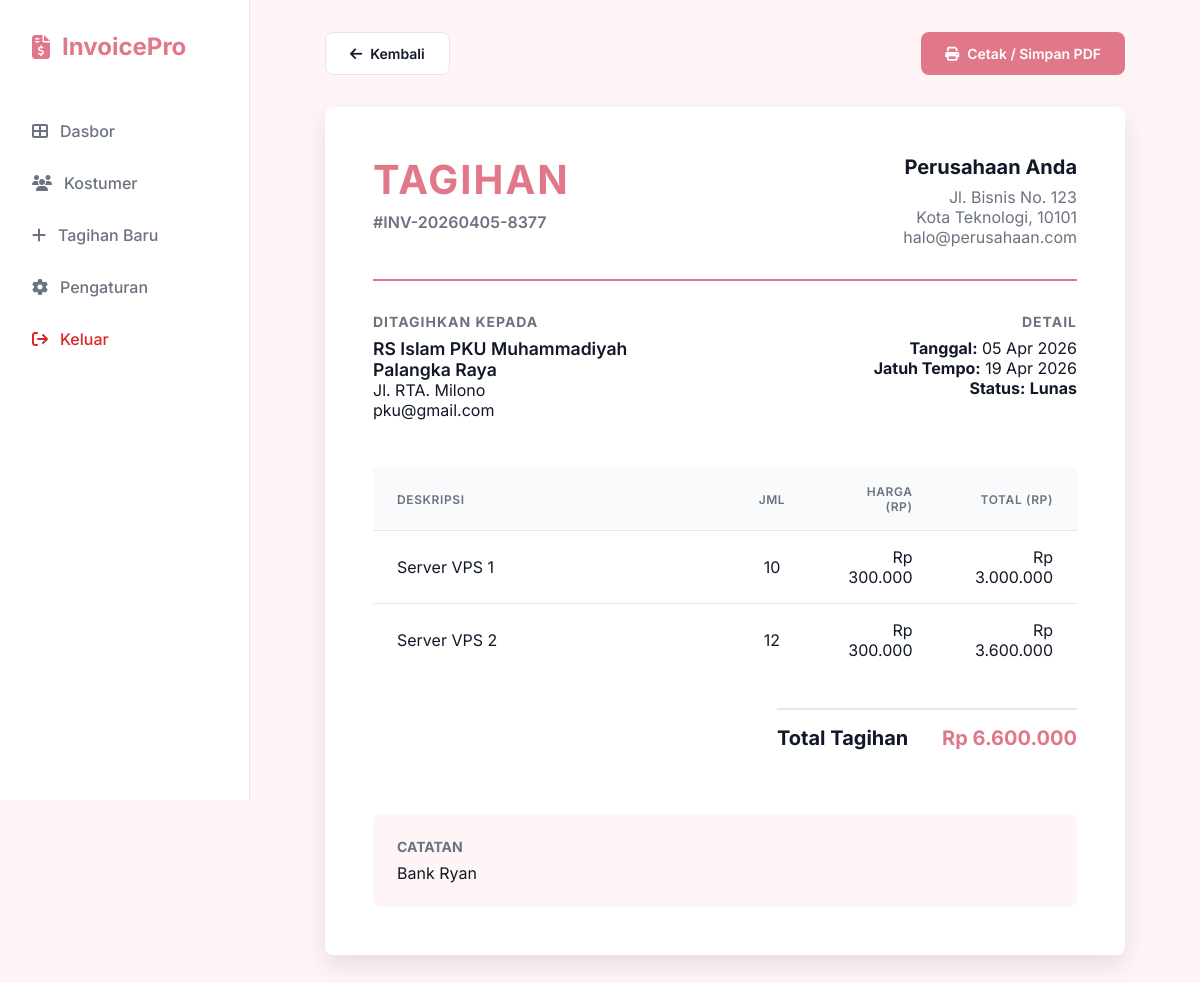
/view.php?id=f3932d1b4d3e79f612e83e2d249f9560 (signed in), run on the app's committed database.
### tables this page shows
CREATE TABLE `invoices` (
  `id` int(11) NOT NULL,
  `hash_id` varchar(32) DEFAULT NULL,
  `user_id` int(11) DEFAULT NULL,
  `invoice_number` varchar(50) NOT NULL,
  `client_name` varchar(100) NOT NULL,
  `client_email` varchar(100) DEFAULT NULL,
  `client_address` text DEFAULT NULL,
  `issue_date` date DEFAULT NULL,
  `due_date` date DEFAULT NULL,
  `status` enum('Draft','Terkirim','Lunas','Jatuh Tempo') DEFAULT 'Draft',
  `notes` text DEFAULT NULL,
  `total_amount` decimal(10,2) DEFAULT 0.00,
  `created_at` timestamp NOT NULL DEFAULT current_timestamp()
);

CREATE TABLE `user_settings` (
  `user_id` int(11) NOT NULL,
  `company_name` varchar(255) DEFAULT 'Perusahaan Anda',
  `company_address1` varchar(255) DEFAULT 'Jl. Bisnis No. 123',
  `company_address2` varchar(255) DEFAULT 'Kota Teknologi, 10101',
  `company_email` varchar(100) DEFAULT 'halo@perusahaan.com',
  `theme` varchar(50) DEFAULT 'theme-default'
);

CREATE TABLE `invoice_items` (
  `id` int(11) NOT NULL,
  `invoice_id` int(11) NOT NULL,
  `description` varchar(255) NOT NULL,
  `quantity` int(11) NOT NULL DEFAULT 1,
  `unit_price` decimal(10,2) NOT NULL DEFAULT 0.00,
  `total` decimal(10,2) NOT NULL DEFAULT 0.00
);

### config/auth.php (called while the page is built, shortened)
<?php
global $conn;
if(isset($conn)) {
    $uid = $_SESSION['user_id'];
    $theme_q = $conn->query("SELECT theme FROM user_settings WHERE user_id = $uid");
    if($theme_q && $theme_q->num_rows > 0) {
        $tr = $theme_q->fetch_assoc();
        $global_theme = $tr['theme'];
    }
}
?>

### view.php (the view, shortened to what this page needs)
<?php
require_once 'config/db.php';
require_once 'config/auth.php';
$hash_id = $conn->real_escape_string($_GET['id']);
$user_id = $_SESSION['user_id'];
$sql = "SELECT * FROM invoices WHERE hash_id = '$hash_id' AND user_id = $user_id";
$result = $conn->query($sql);
$invoice = $result->fetch_assoc();
$id = $invoice['id'];
$sql_items = "SELECT * FROM invoice_items WHERE invoice_id = $id";
$items_result = $conn->query($sql_items);
$sql_settings = "SELECT * FROM user_settings WHERE user_id = $user_id";
$settings_result = $conn->query($sql_settings);
$settings = $settings_result->fetch_assoc() ?: [
    'company_name' => 'Your Company LLC',
    'company_address1' => '123 Business Road',
    'company_address2' => 'Tech City, TC 10101',
    'company_email' => 'hello@yourcompany.com'
];
?>
<!DOCTYPE html>
<html lang="en">
<head>
    <link rel="stylesheet" href="assets/css/style.css">
    <link rel="stylesheet" href="https://cdnjs.cloudflare.com/ajax/libs/font-awesome/6.4.0/css/all.min.css">
</head>
<body class="<?= htmlspecialchars($global_theme) ?>">
    <div class="sidebar">
        <div class="logo">
            <i class="fa-solid fa-file-invoice-dollar placeholder-icon"></i>
            <span>InvoicePro</span>
        </div>
        <nav>
            <a href="index.php"><i class="fa-solid fa-table-cells-large"></i> Dasbor</a>
            <a href="customers.php"><i class="fa-solid fa-users"></i> Kostumer</a>
            <a href="create.php"><i class="fa-solid fa-plus"></i> Tagihan Baru</a>
            <a href="settings.php"><i class="fa-solid fa-gear"></i> Pengaturan</a>
            <a href="logout.php" style="margin-top: auto; color: #DC2626;"><i class="fa-solid fa-arrow-right-from-bracket"></i> Keluar</a>
        </nav>
    </div>
    <main class="content">
        <div style="display:flex; justify-content:space-between; max-width:800px; margin: 0 auto 1rem;">
            <a href="index.php" class="btn btn-secondary back-btn"><i class="fa-solid fa-arrow-left"></i> Kembali</a>
            <button onclick="window.print()" class="btn btn-primary print-btn"><i class="fa-solid fa-print"></i> Cetak / Simpan PDF</button>
        </div>
        <div class="invoice-document">
            <div class="invoice-header">
                <div>
                    <h1 class="invoice-title">TAGIHAN</h1>
                    <p style="margin-top: 0.5rem; font-weight: 600; color: #6B7280;">#<?= htmlspecialchars($invoice['invoice_number']) ?></p>
                </div>
                <div class="company-details">
                    <div class="company-name"><?= htmlspecialchars($settings['company_name']) ?></div>
                    <p><?= htmlspecialchars($settings['company_address1']) ?></p>
                    <p><?= htmlspecialchars($settings['company_address2']) ?></p>
                    <p><?= htmlspecialchars($settings['company_email']) ?></p>
                </div>
            </div>
            <div class="billing-grid">
                <div class="billing-box">
                    <h3>Ditagihkan Kepada</h3>
                    <p style="font-weight: 600; font-size: 1.1rem;"><?= htmlspecialchars($invoice['client_name']) ?></p>
                    <p><?= htmlspecialchars($invoice['client_address']) ?></p>
                    <p><?= htmlspecialchars($invoice['client_email']) ?></p>
                </div>
                <div class="billing-box" style="text-align: right;">
                    <h3>Detail</h3>
                    <p><strong>Tanggal:</strong> <?= date('d M Y', strtotime($invoice['issue_date'])) ?></p>
                    <p><strong>Jatuh Tempo:</strong> <?= date('d M Y', strtotime($invoice['due_date'])) ?></p>
                    <p><strong>Status:</strong> <span style="font-weight:bold;"><?= htmlspecialchars($invoice['status']) ?></span></p>
                </div>
            </div>
            <table class="data-table" style="margin-bottom: 2rem;">
                <thead>
                    <tr>
                        <th style="width: 50%;">Deskripsi</th>
                        <th style="width: 15%; text-align: center;">Jml</th>
                        <th style="width: 15%; text-align: right;">Harga (Rp)</th>
                        <th style="width: 20%; text-align: right;">Total (Rp)</th>
                    </tr>
                </thead>
                <tbody>
                    <?php while($item = $items_result->fetch_assoc()): ?>
                    <tr>
                        <td><?= htmlspecialchars($item['description']) ?></td>
                        <td style="text-align: center;"><?= $item['quantity'] ?></td>
                        <td style="text-align: right;">Rp <?= number_format($item['unit_price'], 0, ',', '.') ?></td>
                        <td style="text-align: right;">Rp <?= number_format($item['total'], 0, ',', '.') ?></td>
                    </tr>
                    <?php endwhile; ?>
                </tbody>
            </table>
            <div style="display: flex; justify-content: flex-end; margin-bottom: 3rem;">
                <div style="width: 300px;">
                    <div style="display:flex; justify-content:space-between; padding: 1rem 0; font-size: 1.25rem; font-weight: 700; border-top: 2px solid var(--border);">
                        <span>Total Tagihan</span>
                        <span style="color: var(--primary);">Rp <?= number_format($invoice['total_amount'], 0, ',', '.') ?></span>
                    </div>
                </div>
            </div>
            <?php if(!empty($invoice['notes'])): ?>
            <div style="background: var(--background); padding: 1.5rem; border-radius: 0.5rem;">
                <h3 style="font-size: 0.875rem; color: var(--text-muted); margin-bottom: 0.5rem; text-transform:uppercase;">Catatan</h3>
                <p style="white-space: pre-line;"><?= htmlspecialchars($invoice['notes']) ?></p>
            </div>
            <?php endif; ?>
        </div>
    </main>
</body>
</html>

### assets/css/style.css (style rules this page uses)
:root { --primary: #4F46E5; --primary-hover: #4338CA; --secondary: #10B981; --background: #F3F4F6; --surface: #FFFFFF; --text-main: #111827; --text-muted: #6B7280; --border: #E5E7EB; --status-draft-bg: #F3F4F6; --status-draft-text: #374151; --status-sent-bg: #DBEAFE; --status-sent-text: #1D4ED8; --status-paid-bg: #D1FAE5; --status-paid-text: #047857; --status-overdue-bg: #FEE2E2; --status-overdue-text: #B91C1C; }
body.theme-rose { --primary: #E1788A; --primary-hover: #CE6577; --background: #FFF5F6; --surface: #FFFFFF; }
* { box-sizing: border-box; margin: 0; padding: 0; }
body { font-family: 'Inter', sans-serif; background-color: var(--background); color: var(--text-main); display: flex; min-height: 100vh; }
a { text-decoration: none; color: inherit; }
.sidebar { width: 250px; background-color: var(--surface); border-right: 1px solid var(--border); padding: 2rem 1rem; position: fixed; height: 100vh; left: 0; top: 0; }
.logo { font-size: 1.5rem; font-weight: 700; color: var(--primary); display: flex; align-items: center; gap: 0.75rem; margin-bottom: 3rem; padding: 0 1rem; }
.sidebar nav { display: flex; flex-direction: column; gap: 0.5rem; }
.sidebar nav a { display: flex; align-items: center; gap: 0.75rem; padding: 0.75rem 1rem; border-radius: 0.5rem; color: var(--text-muted); font-weight: 500; transition: all 0.2s ease; }
.content { flex: 1; margin-left: 250px; padding: 2rem 3rem; }
.btn { display: inline-flex; align-items: center; gap: 0.5rem; padding: 0.75rem 1.5rem; border-radius: 0.5rem; font-weight: 600; cursor: pointer; transition: background-color 0.2s ease, transform 0.1s ease; border: none; font-family: 'Inter', sans-serif; font-size: 0.875rem; }
.btn-primary { background-color: var(--primary); color: white; }
.btn-secondary { background-color: var(--surface); color: var(--text-main); border: 1px solid var(--border); }
.data-table { width: 100%; border-collapse: collapse; }
.data-table th, .data-table td { padding: 1rem 1.5rem; text-align: left; }
.data-table th { background-color: #F9FAFB; color: var(--text-muted); font-weight: 600; font-size: 0.75rem; text-transform: uppercase; letter-spacing: 0.05em; border-bottom: 1px solid var(--border); }
.data-table td { border-bottom: 1px solid var(--border); vertical-align: middle; }
.data-table tbody tr:last-child td { border-bottom: none; }

### view.php (style rules this page uses)
.invoice-document { background: #fff; max-width: 800px; margin: 2rem auto; border-radius: 0.5rem; box-shadow: 0 10px 25px rgba(0,0,0,0.1); padding: 3rem; }
.invoice-header { display: flex; justify-content: space-between; align-items: flex-start; border-bottom: 2px solid var(--primary); padding-bottom: 2rem; margin-bottom: 2rem; }
.invoice-title { font-size: 2.5rem; font-weight: 700; color: var(--primary); margin: 0; text-transform: uppercase; letter-spacing: 2px; }
.company-details { text-align: right; color: var(--text-muted); }
.company-name { font-size: 1.25rem; font-weight: 700; color: var(--text-main); margin-bottom: 0.5rem; }
.billing-grid { display: grid; grid-template-columns: 1fr 1fr; gap: 2rem; margin-bottom: 3rem; }
.billing-box h3 { font-size: 0.875rem; color: var(--text-muted); text-transform: uppercase; letter-spacing: 1px; margin-bottom: 0.5rem; }

### data on the page
invoices: invoice_number "INV-20260405-8377", client_name "RS Islam PKU Muhammadiyah Palangka Raya", client_address "Jl. RTA. Milono", client_email "pku@gmail.com", issue_date "05 Apr 2026", due_date "19 Apr 2026", status "Lunas", total_amount "6.600.000", notes "Bank Ryan"
user_settings: company_name "Perusahaan Anda", company_address1 "Jl. Bisnis No. 123", company_address2 "Kota Teknologi, 10101", company_email "halo@perusahaan.com"
invoice_items: description "Server VPS 1", quantity "10", unit_price "300.000", total "3.000.000"
invoice_items: description "Server VPS 2", quantity "12", unit_price "300.000", total "3.600.000"
